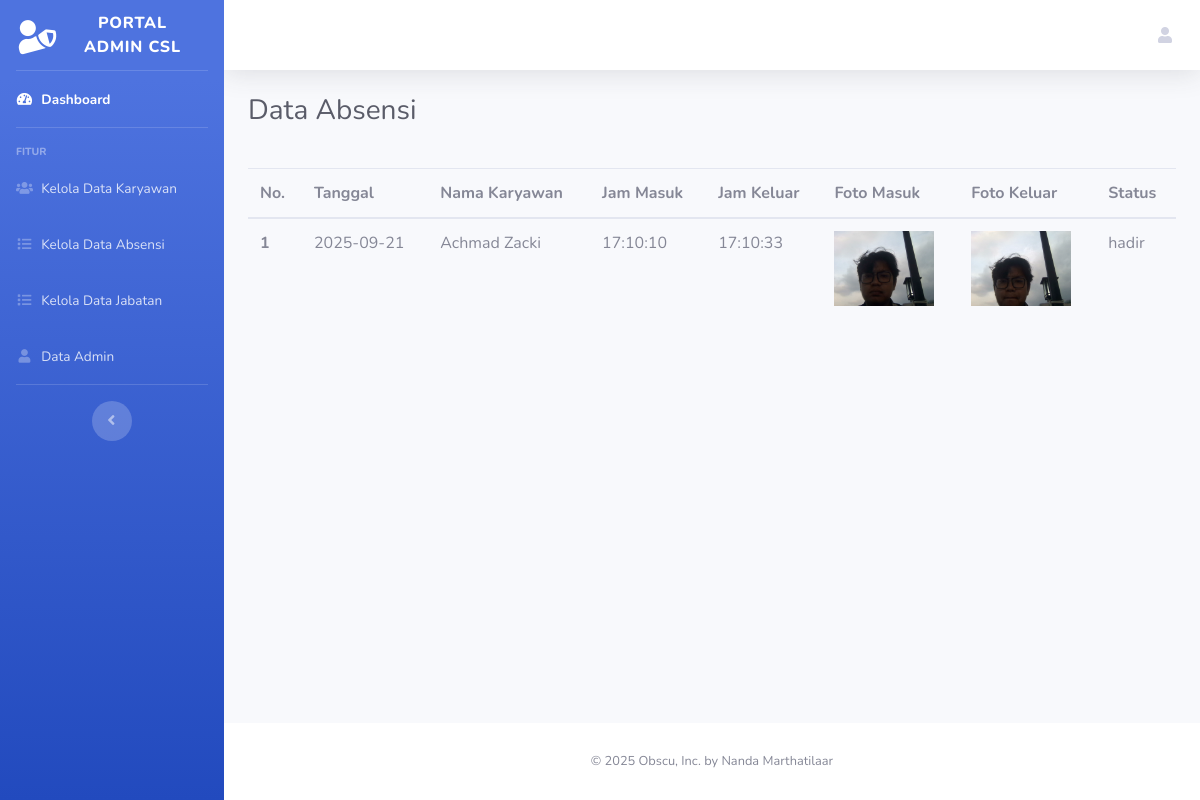
/index.php/admin/data_absensi, run on the app's committed database.
### tables this page shows
CREATE TABLE `tb_absensi` (
  `id` int NOT NULL,
  `id_karyawan` int NOT NULL,
  `jam_masuk` time NOT NULL,
  `jam_keluar` time DEFAULT NULL,
  `tgl_absensi` date NOT NULL,
  `foto_masuk` varchar(255) NOT NULL,
  `foto_keluar` varchar(255) DEFAULT NULL,
  `status` enum('hadir','sakit','alpha','izin') NOT NULL DEFAULT 'alpha'
);

CREATE TABLE `tb_karyawan` (
  `id` int NOT NULL,
  `uuid` varchar(255) NOT NULL,
  `nm_karyawan` varchar(255) NOT NULL,
  `id_jabatan` int NOT NULL,
  `kode_karyawan` varchar(255) NOT NULL,
  `tempat_lahir` varchar(150) DEFAULT NULL,
  `tanggal_lahir` date DEFAULT NULL,
  `email` varchar(150) DEFAULT NULL,
  `telp` varchar(50) DEFAULT NULL,
  `alamat_ktp` varchar(255) DEFAULT NULL,
  `alamat_domisili` varchar(255) DEFAULT NULL,
  `agama` enum('Islam','Kristen','Katolik','Hindu','Buddha','Konguchu') DEFAULT NULL,
  `kewarganegaraan` enum('WNI','WNA') DEFAULT 'WNI',
  `jenis_kelamin` enum('L','P') NOT NULL DEFAULT 'L',
  `pendidikan_terakhir` enum('SMA','SMK','S-1','S-2','SD','SMP') NOT NULL
);

### application/controllers/Admin.php (called while the page is built, shortened)
<?php
class Admin extends CI_Controller
{
    public function __construct()
    {
        $this->load->model('Karyawan_model');
        $this->load->model('Jabatan_model');
        $this->load->model('Absensi_model');
        $this->load->model('SendEmail');
        $this->load->library('form_validation');
    }
    public function render_view($title, $page, $page_data = [], $custom_js = [])
    {
        $partials = [
            'header' => $this->load->view('admin/template/header', ['title' => $title], TRUE),
            'footer' => $this->load->view('admin/template/footer', [], TRUE),
            'content_pages' => $this->load->view($page, ['data' => $page_data], TRUE),
            'sidebar' => $this->load->view('admin/template/sidebar', [], TRUE),
            'navbar' => $this->load->view('admin/template/navbar', [], TRUE),
            'custom_js' => $custom_js,
            'title' => $title
        ];
        $this->load->view('admin/main', $partials);
    }
    public function data_absensi()
    {
        $title = "Data Absensi";
        $page = 'admin/pages/data_absensi_page';
        $page_data = [
            'data' => $this->Absensi_model->get_all_absensi()
        ];
        $custom_js = $this->load->view('admin/template/scripts/dataAbsensiScripts', [], TRUE);
        return $this->render_view($title, $page, $page_data, $custom_js);
    }
}

### index.php (called while the page is built, shortened)
<?php
require_once BASEPATH.'core/CodeIgniter.php';

### application/models/Absensi_model.php (called while the page is built, shortened)
<?php
class Absensi_model extends CI_Model
{
    public function get_all_absensi()
    {
        $this->db->select('tb_absensi.*, tb_karyawan.nm_karyawan');
        $this->db->join('tb_karyawan', 'tb_karyawan.id = tb_absensi.id_karyawan', 'left');
        $this->db->order_by('tgl_absensi', 'DESC');
        $this->db->order_by('jam_masuk', 'DESC');
        return $this->db->get('tb_absensi')->result();
    }
}

### application/views/admin/pages/data_absensi_page.php (the view, shortened to what this page needs)
<div class="row">
    <div class="col-12">
        <div class="table-responsive">
            <table class="table">
                <thead>
                    <tr>
                        <th scope="col">No.</th>
                        <th scope="col">Tanggal</th>
                        <th scope="col">Nama Karyawan</th>
                        <th scope="col">Jam Masuk</th>
                        <th scope="col">Jam Keluar</th>
                        <th scope="col">Foto Masuk</th>
                        <th scope="col">Foto Keluar</th>
                        <th scope="col">Status</th>
                    </tr>
                </thead>
                <tbody>
                    <?php
                    $no = $this->uri->segment(3) + 1;
                    foreach ($data['data'] as $item) { ?>
                        <tr>
                            <th scope="row"><?= $no++; ?></th>
                            <td><?= $item->tgl_absensi ?></td>
                            <td><?= $item->nm_karyawan; ?></td>
                            <td><?= $item->jam_masuk; ?></td>
                            <td><?= $item->jam_keluar; ?></td>
                            <td><img src="<?= base_url('uploads/' . $item->foto_masuk); ?>" alt="" width="100px"> </td>
                            <td><img src="<?= base_url('uploads/' . $item->foto_keluar); ?>" alt="" width="100px"> </td>
                            <td><?= $item->status; ?></td>
                        </tr>
                    <?php } ?>
                </tbody>
            </table>
        </div>
    </div>
</div>

### assets/css/custom.css (style rules this page uses)
.table-responsive { overflow-x: auto; }

### data on the page
tb_absensi: tgl_absensi "2025-09-21", id_karyawan.nm_karyawan "Achmad Zacki", jam_masuk "17:10:10", jam_keluar "17:10:33", foto_masuk (picture), foto_keluar (picture), status "hadir"

### other printed values
$title "Data Absensi"
